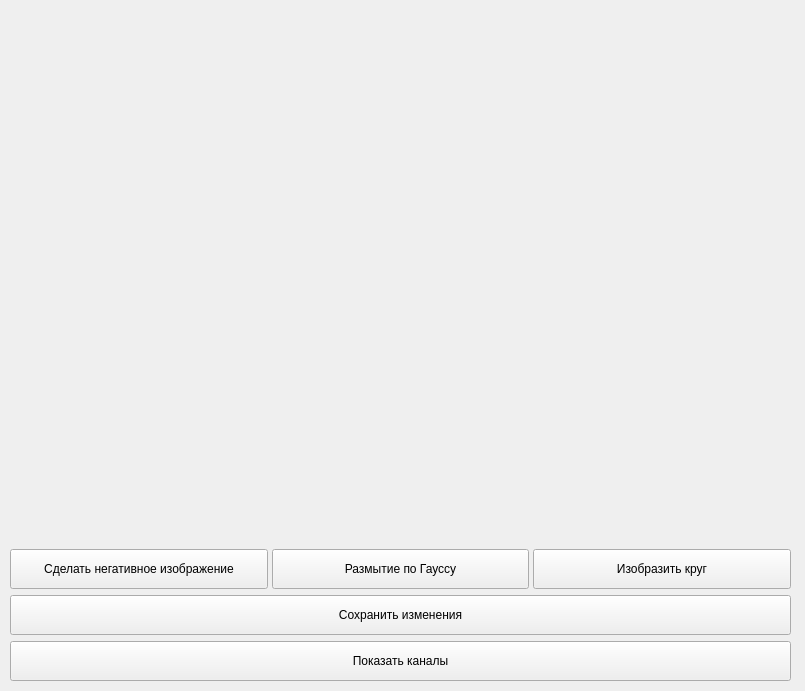
<?xml version="1.0" encoding="UTF-8"?>
<ui version="4.0">
 <class>window_fix</class>
 <widget class="QWidget" name="window_fix">
  <property name="geometry">
   <rect>
    <x>0</x>
    <y>0</y>
    <width>805</width>
    <height>691</height>
   </rect>
  </property>
  <property name="minimumSize">
   <size>
    <width>805</width>
    <height>691</height>
   </size>
  </property>
  <property name="windowTitle">
   <string>Form</string>
  </property>
  <widget class="QWidget" name="verticalLayoutWidget">
   <property name="geometry">
    <rect>
     <x>10</x>
     <y>10</y>
     <width>781</width>
     <height>671</height>
    </rect>
   </property>
   <layout class="QVBoxLayout" name="verticalLayout">
    <property name="sizeConstraint">
     <enum>QLayout::SetMinimumSize</enum>
    </property>
    <item>
     <widget class="QLabel" name="label_picture">
      <property name="sizePolicy">
       <sizepolicy hsizetype="Minimum" vsizetype="Minimum">
        <horstretch>0</horstretch>
        <verstretch>0</verstretch>
       </sizepolicy>
      </property>
      <property name="minimumSize">
       <size>
        <width>640</width>
        <height>480</height>
       </size>
      </property>
      <property name="baseSize">
       <size>
        <width>1000</width>
        <height>0</height>
       </size>
      </property>
      <property name="contextMenuPolicy">
       <enum>Qt::NoContextMenu</enum>
      </property>
      <property name="text">
       <string/>
      </property>
     </widget>
    </item>
    <item>
     <layout class="QHBoxLayout" name="horizontalLayout_2">
      <property name="spacing">
       <number>4</number>
      </property>
      <property name="leftMargin">
       <number>0</number>
      </property>
      <property name="topMargin">
       <number>0</number>
      </property>
      <property name="rightMargin">
       <number>0</number>
      </property>
      <property name="bottomMargin">
       <number>0</number>
      </property>
      <item>
       <widget class="QPushButton" name="negative">
        <property name="minimumSize">
         <size>
          <width>130</width>
          <height>40</height>
         </size>
        </property>
        <property name="text">
         <string>Сделать негативное изображение</string>
        </property>
       </widget>
      </item>
      <item>
       <widget class="QPushButton" name="gaussian_blur">
        <property name="minimumSize">
         <size>
          <width>130</width>
          <height>40</height>
         </size>
        </property>
        <property name="text">
         <string>Размытие по Гауссу</string>
        </property>
       </widget>
      </item>
      <item>
       <widget class="QPushButton" name="circle">
        <property name="minimumSize">
         <size>
          <width>130</width>
          <height>40</height>
         </size>
        </property>
        <property name="text">
         <string>Изобразить круг</string>
        </property>
       </widget>
      </item>
     </layout>
    </item>
    <item>
     <widget class="QPushButton" name="save_change">
      <property name="minimumSize">
       <size>
        <width>130</width>
        <height>40</height>
       </size>
      </property>
      <property name="text">
       <string>Сохранить изменения</string>
      </property>
     </widget>
    </item>
    <item>
     <widget class="QPushButton" name="view_channels">
      <property name="minimumSize">
       <size>
        <width>130</width>
        <height>40</height>
       </size>
      </property>
      <property name="text">
       <string>Показать каналы</string>
      </property>
     </widget>
    </item>
   </layout>
  </widget>
 </widget>
 <resources/>
 <connections/>
</ui>
